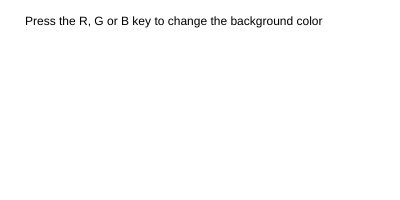
Frame 1 (no input)
Frame 60 (no input): identical to frame 1, image omitted
Frame 120 (the mouse pressed at the canvas centre since frame 60): identical to frame 1, image omitted

The p5.js sketch that drew this single still picture (run headless with seeded random() and noise() and a simulated clock; from frame 60 on, the mouse is pressed at the canvas centre):

// p5.js sketch
// ── sketch.js
// color variable
var c;

function setup() {
  // set canvas size
  createCanvas(400, 200);

  // set default background color
  c = color(255, 255, 255);
}

function draw() {
  // clear background
  background(c);

  // instructions
  fill(0);
  text('Press the R, G or B key to change the background color', 25, 25);

}

function keyPressed() {
  // R key
  if (key == 'R' || key == 'r') {
    c = color(255, 0, 0);
  }

  // G key
  if (key == 'G' || key == 'g') {
    c = color(0, 255, 0);
  }

  // B key
  if (key == 'B' || key == 'b') {
    c = color(0, 0, 255);
  }
}
